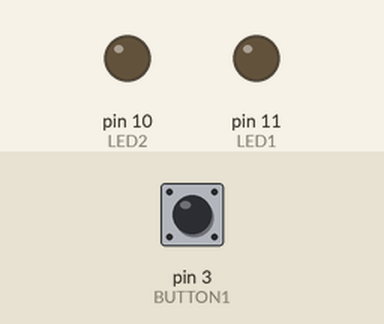
This sketch was run on a simulated Arduino Uno, built with avr-gcc and run on an emulated ATmega328P. On the bench: output pins drawn as LEDs (lit = HIGH). Inputs (shaded band) come from the test bench; at power-on: pin 3 (BUTTON1) LOW.

Above: at 1.2 s.
1.3 s: pin 3 (BUTTON1) pulled HIGH for 0.15 s
At 2.0 s:
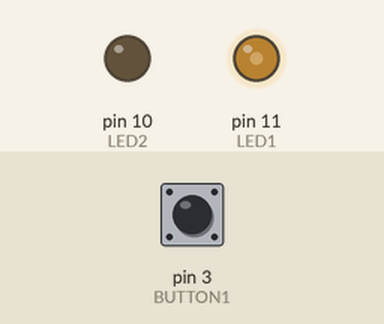
Timing chart, 0 to 4.3 s (numbered marks = the images above; inputs shaded):
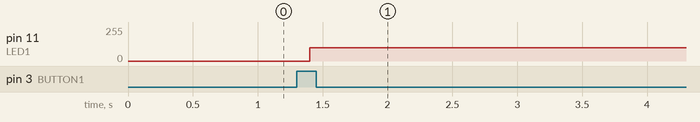

The sketch:

_2_LED_CHANGE_SWITCH.ino
```cpp
#define LED1 11
#define LED2 10
#define BUTTON1 3

int pressed = 0;
int i = 0;

void setup(){
  pinMode(LED1, OUTPUT);
  pinMode(BUTTON1, INPUT);
}

void loop() {

pressed = digitalRead(BUTTON1);

  if ( pressed == HIGH ){
    i = i++;
    delay(100);
    if (i == 2) i = 0;

    if (i == 0) {
       analogWrite(LED1, 100);
       analogWrite(LED2, 0);
  }

    if (i == 1) {
       analogWrite(LED1, 0);
       analogWrite(LED2, 100);
    }

  }

}
```

Measured:
- after the input at 1.3 s, pin 11 (LED1): 0/255 → 100/255 after 0.10 s
